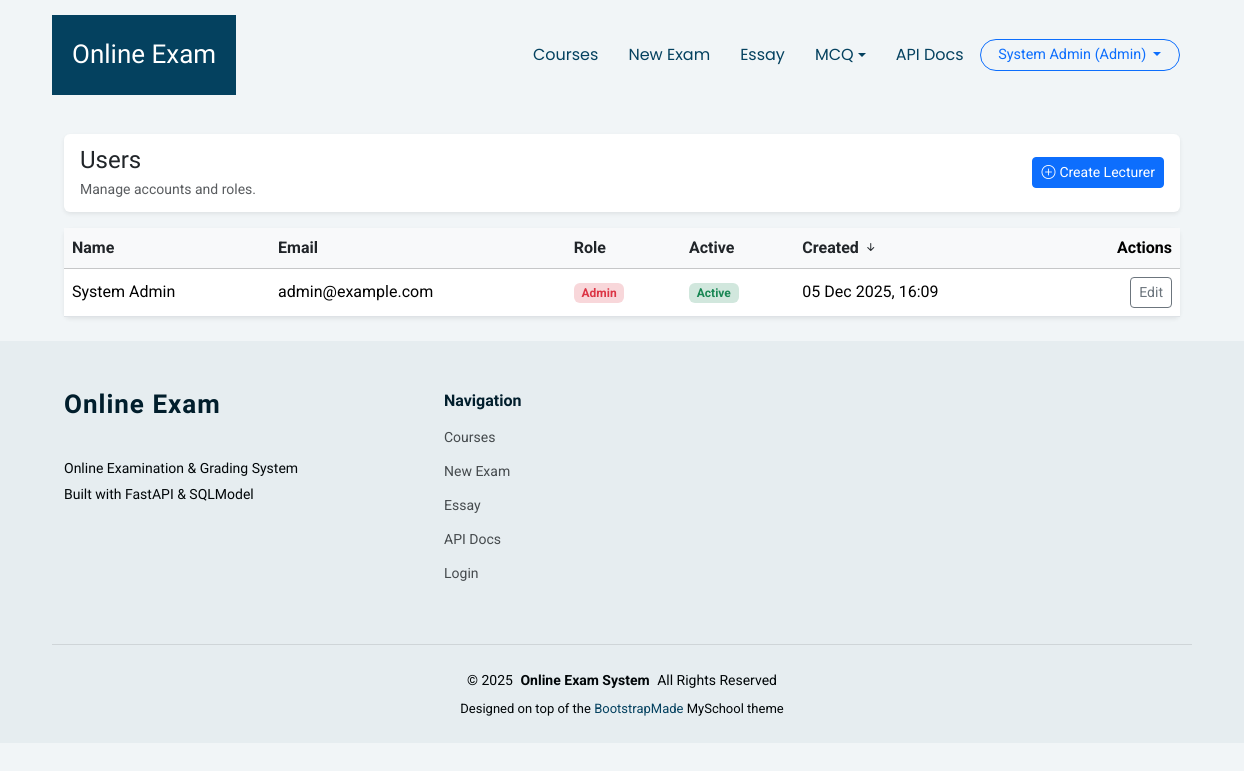
The app's page /admin/users (signed in) with its own data.
### app/models.py (models this page shows)
class User(SQLModel, table=True):
    __table_args__ = (UniqueConstraint("email", name="uq_user_email"),)
    id: Optional[int] = Field(default=None, primary_key=True)
    name: str
    email: str  # must be unique
    password_hash: str
    role: str = Field(default="student")  # "admin", "lecturer", "student"
    student_id: Optional[int] = Field(default=None, foreign_key="student.id")
    is_active: bool = Field(default=True)
    created_at: datetime = Field(default_factory=datetime.utcnow)
    title: Optional[str] = None  # Dr., Prof., Assoc. Prof., Mr., Ms., Mrs., Ir., Ts.
    staff_id: Optional[str] = None  # Unique staff/employee ID (for lecturers)
    phone: Optional[str] = None  # Contact number
    last_login: Optional[datetime] = None  # Updated after login
    status: str = Field(default="active")  # active, suspended

### app/routers/admin.py (the view)
@router.get("/users")
def list_users(
    request: Request,
    sort: Optional[str] = Query("created"),
    direction: Optional[str] = Query("desc"),
    session: Session = Depends(get_session),
    current_user: User = Depends(require_role(["admin"])),
):
    users = session.exec(select(User)).all()
    key_map = {
        "name": lambda u: u.name or "",
        "email": lambda u: u.email or "",
        "role": lambda u: u.role or "",
        "active": lambda u: (1 if u.is_active else 0, u.name or ""),
        "created": lambda u: u.created_at,
    }
    sort_key = key_map.get(sort or "created", key_map["created"])
    is_desc = (direction or "desc").lower() == "desc"
    users_sorted = sorted(users, key=sort_key, reverse=is_desc)
    context = {
        "request": request,
        "users": users_sorted,
        "sort": sort,
        "direction": "desc" if is_desc else "asc",
        "has_sort": (sort not in (None, "", "created") or (direction or "desc").lower() != "desc"),
        "current_user": current_user,
    }
    return templates.TemplateResponse("admin/user_list.html", context)

### app/templates/admin/user_list.html (shortened to what this page needs)
{% extends "base.html" %}
{% block content %}
<div class="container py-4">
  <div class="card border-0 shadow-sm mb-3">
    <div class="card-body d-flex justify-content-between align-items-center flex-wrap gap-3" style="padding-top: 0.75rem; padding-bottom: 0.75rem;">
      <div>
        <h1 class="h4 mb-1">Users</h1>
        <p class="text-muted mb-0 small">Manage accounts and roles.</p>
      </div>
      <div class="d-flex gap-2 flex-wrap justify-content-end">
        <a href="/admin/users/new-lecturer" class="btn btn-primary btn-sm">
          <i class="bi bi-plus-circle me-1"></i>Create Lecturer
        </a>
      </div>
    </div>
  </div>
  <div class="card border-0 shadow-sm">
    <div class="card-body p-0">
      <div class="table-responsive">
        <table class="table align-middle mb-0">
          <thead class="table-light">
            <tr>
              <th scope="col">
                <a href="?sort=name&direction={% if sort == 'name' and direction == 'asc' %}desc{% else %}asc{% endif %}"
                   class="text-decoration-none text-dark">
                  Name
                </a>
              </th>
              <th scope="col">
                <a href="?sort=email&direction={% if sort == 'email' and direction == 'asc' %}desc{% else %}asc{% endif %}"
                   class="text-decoration-none text-dark">
                  Email
                </a>
              </th>
              <th scope="col">
                <a href="?sort=role&direction={% if sort == 'role' and direction == 'asc' %}desc{% else %}asc{% endif %}"
                   class="text-decoration-none text-dark">
                  Role
                </a>
              </th>
              <th scope="col">
                <a href="?sort=active&direction={% if sort == 'active' and direction == 'asc' %}desc{% else %}asc{% endif %}"
                   class="text-decoration-none text-dark">
                  Active
                </a>
              </th>
              <th scope="col">
                <a href="?sort=created&direction={% if sort == 'created' and direction == 'asc' %}desc{% else %}asc{% endif %}"
                   class="text-decoration-none text-dark">
                  Created
                  {% if sort == 'created' %}
                    {% if direction == 'asc' %}
                    <i class="bi bi-arrow-up-short"></i>
                    {% else %}
                    <i class="bi bi-arrow-down-short"></i>
                    {% endif %}
                  {% endif %}
                </a>
              </th>
              <th scope="col" class="text-end">Actions</th>
            </tr>
          </thead>
          <tbody>
            {% for user in users %}
            <tr>
              <td>{{ user.name }}</td>
              <td>{{ user.email }}</td>
              <td>
                {% if user.role == 'admin' %}
                  <span class="badge bg-danger-subtle text-danger">Admin</span>
                {% elif user.role == 'lecturer' %}
                  <span class="badge bg-info-subtle text-info">Lecturer</span>
                {% elif user.role == 'student' %}
                  <span class="badge bg-primary-subtle text-primary">Student</span>
                {% else %}
                  <span class="badge bg-secondary-subtle text-secondary">{{ user.role|title }}</span>
                {% endif %}
              </td>
              <td>
                {% if user.is_active %}
                  <span class="badge bg-success-subtle text-success">Active</span>
                {% else %}
                  <span class="badge bg-danger-subtle text-danger">Suspended</span>
                {% endif %}
              </td>
              <td>{{ user.created_at.strftime("%d %b %Y, %H:%M") }}</td>
              <td class="text-end">
                <a href="/admin/users/{{ user.id }}/edit" class="btn btn-sm btn-outline-secondary">
                  Edit
                </a>
              </td>
            </tr>
            {% endfor %}
          </tbody>
        </table>
      </div>
    </div>
  </div>
</div>
{% endblock %}

### app/templates/base.html (shortened to what this page needs)
<!DOCTYPE html>
<html lang="en">
<head>
  <link href="/static/myschool/assets/vendor/bootstrap/css/bootstrap.min.css" rel="stylesheet">
  <link href="/static/myschool/assets/vendor/bootstrap-icons/bootstrap-icons.css" rel="stylesheet">
  <link href="/static/myschool/assets/vendor/aos/aos.css" rel="stylesheet">
  <link href="/static/myschool/assets/vendor/swiper/swiper-bundle.min.css" rel="stylesheet">
  <link href="/static/myschool/assets/vendor/glightbox/css/glightbox.min.css" rel="stylesheet">
  <link href="/static/myschool/assets/css/main.css" rel="stylesheet">
</head>
<body class="index-page">
  <header id="header" class="header d-flex align-items-center sticky-top">
    <div
      class="header-container container-fluid container-xl position-relative d-flex align-items-center justify-content-end">
      <a href="/" class="logo d-flex align-items-center me-auto">
        <h1 class="sitename">Online Exam</h1>
      </a>
      <nav id="navmenu" class="navmenu">
        <ul>
          {% if current_user and (current_user.role == "lecturer" or current_user.role == "admin") %}
          <li><a href="/courses/">Courses</a></li>
          <li><a href="/exams/new">New Exam</a></li>
          <li><a href="/essay">Essay</a></li>
          <li class="nav-item dropdown">
            <a class="nav-link dropdown-toggle" href="#" id="mcqDropdown" role="button" data-bs-toggle="dropdown" aria-expanded="false">
              MCQ
            </a>
          </li>
          <li><a href="/docs">API Docs</a></li>
          {% endif %}
        </ul>
      </nav>
      <div class="d-flex align-items-center gap-2 ms-3 header-user-dropdown">
        {% if current_user %}
          <div class="dropdown">
            <button class="btn btn-outline-primary btn-sm header-auth-btn dropdown-toggle" type="button" id="userMenu"
              data-bs-toggle="dropdown" aria-expanded="false">
              {{ current_user.name }} ({{ current_user.role|capitalize }})
            </button>
          </div>
        {% else %}
          <a href="/auth/login" class="btn btn-outline-primary btn-sm header-auth-btn">Login</a>
          <a href="/auth/register-student" class="btn btn-primary btn-sm header-auth-btn">Student Register</a>
        {% endif %}
      </div>
    </div>
  </header>
  <main class="main">
    {% block content %}{% endblock %}
  </main>
  <footer id="footer" class="footer position-relative light-background">
    <div class="container footer-top">
      <div class="row gy-4">
        <div class="col-lg-4 col-md-6 footer-about">
          <a href="/courses/" class="logo d-flex align-items-center">
            <span class="sitename">Online Exam</span>
          </a>
          <div class="footer-contact pt-3">
            <p>Online Examination &amp; Grading System</p>
            <p>Built with FastAPI &amp; SQLModel</p>
          </div>
        </div>
        <div class="col-lg-2 col-md-3 footer-links">
          <h4>Navigation</h4>
          <ul>
            <li><a href="/courses/">Courses</a></li>
            <li><a href="/exams/new">New Exam</a></li>
            <li><a href="/essay">Essay</a></li>
            <li><a href="/docs">API Docs</a></li>
            <li><a href="/auth/login">Login</a></li>
          </ul>
        </div>
      </div>
    </div>
    <div class="container copyright text-center mt-4">
      <p>&copy; <span>2025</span> <strong class="px-1 sitename">Online Exam System</strong> <span>All Rights
          Reserved</span></p>
      <div class="credits">
        Designed on top of the <a href="https://bootstrapmade.com/">BootstrapMade</a> MySchool theme
      </div>
    </div>
  </footer>
</body>
</html>

### app/templates/base.html (style rules this page uses)
.header-user-dropdown .dropdown-toggle, .header-auth-btn { border-radius: 999px; padding-inline: 1.1rem; font-size: 0.9rem; }

### records on screen
User: name "System Admin", role "Admin", email "admin@example.com", is_active "Active", created_at "05 Dec 2025, 16:09"
